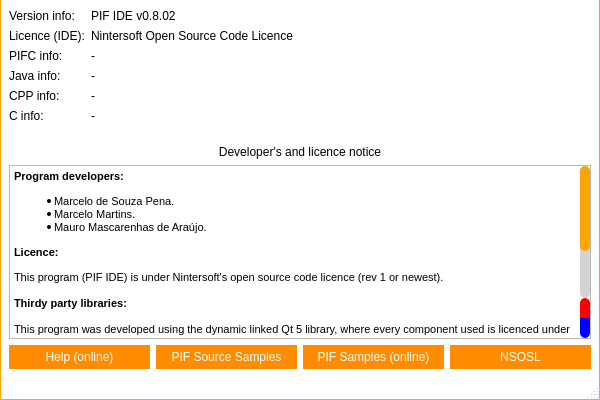
<?xml version="1.0" encoding="UTF-8"?>
<ui version="4.0">
 <class>AboutWindow</class>
 <widget class="QMainWindow" name="AboutWindow">
  <property name="geometry">
   <rect>
    <x>0</x>
    <y>0</y>
    <width>600</width>
    <height>400</height>
   </rect>
  </property>
  <property name="minimumSize">
   <size>
    <width>600</width>
    <height>400</height>
   </size>
  </property>
  <property name="maximumSize">
   <size>
    <width>600</width>
    <height>400</height>
   </size>
  </property>
  <property name="windowTitle">
   <string>About | PIF IDE</string>
  </property>
  <property name="styleSheet">
   <string notr="true">QWidget#titleBar{
	background-color: #FFF;
	border-top: 1px solid orange;
	border-left: 1px solid orange;
	border-right: 1px solid orange;
	color: #000;
}

QWidget#centralWidget, QStatusBar{
	background-color: #FFF;
	border-left: 1px solid orange;
	border-right: 1px solid orange;
}

QStatusBar{
	border-bottom: 1px solid orange;
}

/*QTabWidget::pane {
    border-top: 1px solid orange;
}*/

QSlider::handle:horizontal {
    background: orange;
}

/* Vertical and horizontal line customization */

QFrame[frameShape=&quot;4&quot;]
{
    color: orange;
}

QFrame[frameShape=&quot;5&quot;]
{
    color: orange;
}

/* QTabWidget elements customization */

QTabWidget::pane {
/*	border-top: 1px solid orange;*/
	background: white;
}

QTabWidget::tab-bar {
    left: 5px;
}

QTabBar::tab {
	background: white;
    min-width: 120px;
    min-height: 20px;
    padding: 2px;
	border-top-left-radius: 5px;
	border-top-right-radius: 5px;
	margin-top: 6px;
}

QTabBar::tab:selected, QTabBar::tab:hover {
	background: white;
	border-top: 1px solid orange;
	border-right: 1px solid orange;
	border-left: 1px solid orange;
}

QTabBar::tab:selected {
	background: white;
	border-top: 2px solid orange;
	border-right: 2px solid orange;
	border-left: 2px solid orange;
}

QTabBar::tab:!selected {
    margin-bottom: 3px;
}

QTabBar QToolButton{
	background-color: white;
	border: none;
	color: black;
}

QTabBar QToolButton::hover{
	background-color: darkorange;
}

QTabBar QToolButton::pressed{
	background-color: orange;
}

QTabBar QToolButton::!enabled{
	background-color: orange;
}

QWidget#tabInfo, QWidget#tabInfoLayout, QWidget#tabGeneral, QWidget#tabGeneralLayout, QWidget#tabFileLayout, QWidget#tabBackupLayout, QWidget#tabBackup, QWidget#tabHelpLayout, QWidget#screenManagerLayout{
	background: white;
}

QLineEdit{
	border: 1px solid orange;
	min-height: 20px;
}

QPlainTextEdit{
	border: 1px solid orange;
	min-height: 40px;
}

QPushButton{
	background-color: darkorange;
	border: 5px solid darkorange;
	color: white;
}

QPushButton::hover{
	background-color: orange;
	border: 5px solid orange;
}

QPushButton::pressed{
	background-color: darkorange;
	border: 5px solid darkorange;
}

QPushButton::!enabled{
	background-color: orange;
	border: 5px solid orange;
}

/*
	QScroll Area
*/

QScrollArea{
	border: none;
}

QScrollArea#scrollManager{
	border: 1px solid orange;
	border-radius: 5px;
}

/* QScrollBar Horizontal*/

QScrollBar:horizontal {
    background: lightgray;
    height: 10px;
    margin: 0px 40px 0 0px;
	border-radius: 5px;
}

QScrollBar::handle:horizontal {
    background: orange;
	border-radius: 5px;
    min-width: 20px;
}

QScrollBar::add-line:horizontal {
    background: blue;
    width: 20px;
    subcontrol-position: right;
    subcontrol-origin: margin;
	border-top-right-radius: 5px;
	border-bottom-right-radius: 5px;
}

QScrollBar::sub-line:horizontal {
    background: red;
    width: 20px;
    subcontrol-position: top right;
    subcontrol-origin: margin;
    position: absolute;
    right: 20px;
	border-top-left-radius: 5px;
	border-bottom-left-radius: 5px;
}

QScrollBar::sub-line:horizontal:hover {
    background: darkred;
}

QScrollBar::sub-line:horizontal:pressed {
    background: red;
}

QScrollBar::add-line:horizontal:hover {
    background: darkblue;
}

QScrollBar::add-line:horizontal:pressed {
    background: blue;
}

QScrollBar:left-arrow:horizontal{
	image: url(:/images/scrollbar/slide_left.PNG);
    width: 10px;
    height: 10px;
}

QScrollBar::right-arrow:horizontal {
	image: url(:/images/scrollbar/slide_right.PNG);
    width: 10px;
    height: 10px;
}

QScrollBar::add-page:horizontal, QScrollBar::sub-page:horizontal {
    background: none;
}

/* QScrollBar Vertical*/

QScrollBar:vertical {
    background: lightgray;
    width: 10px;
    margin: 0px 0px 40px 0px;
	border-radius: 5px;
}

QScrollBar::handle:vertical {
    background: orange;
	border-radius: 5px;
    min-width: 20px;
}

QScrollBar::add-line:vertical {
    background: blue;
    height: 20px;
    subcontrol-position: bottom;
    subcontrol-origin: margin;
	border-bottom-right-radius: 5px;
	border-bottom-left-radius: 5px;
}

QScrollBar::sub-line:vertical {
    background: red;
    height: 20px;
    subcontrol-position: bottom right;
    subcontrol-origin: margin;
    position: absolute;
    bottom: 20px;
	border-top-right-radius: 5px;
	border-top-left-radius: 5px;
}

QScrollBar::sub-line:vertical:hover {
    background: darkred;
}

QScrollBar::sub-line:vertical:pressed {
    background: red;
}

QScrollBar::add-line:vertical:hover {
    background: darkblue;
}

QScrollBar::add-line:vertical:pressed {
    background: blue;
}

QScrollBar:up-arrow:vertical{
	image: url(:/images/scrollbar/slide_up.PNG);
	width: 10px;
    height: 10px;
}

 QScrollBar::down-arrow:vertical{
	image: url(:/images/scrollbar/slide_down.PNG);
	width: 10px;
    height: 10px;
}

QScrollBar::add-page:vertical, QScrollBar::sub-page:vertical {
    background: none;
}

/*QComboBox*/

QComboBox, QFontComboBox {
    border: 1px solid orange;
	background: white;
    border-radius: 3px;
    padding: 1px 18px 1px 3px;
    min-width: 6em;
}

QComboBox:editable {
    background: white;
}

QComboBox:!editable, QComboBox::drop-down:editable {
	background: white;
}

QComboBox:!editable:on, QComboBox::drop-down:editable:on {
    background: white;
}

QComboBox:on {
    padding-top: 3px;
    padding-left: 4px;
}

QComboBox::drop-down {
    subcontrol-origin: padding;
    subcontrol-position: top right;
    width: 15px;

    border-left-width: 1px;
    border-left-color: orange;
    border-left-style: solid;
    border-top-right-radius: 3px;
    border-bottom-right-radius: 3px;
}

QComboBox::drop-down:hover {
    background: orange;
}

QComboBox::down-arrow {
    image: url(&quot;:/images/buttons/Down_Arrow.PNG&quot;);
	width: 10px;
	height: 10px;
}

QComboBox::down-arrow:on {
    top: 1px;
    left: 1px;
}

QComboBox QAbstractItemView {
    border: 1px solid orange;
    selection-background-color: orange;
    border-top-right-radius: 3px;
    border-bottom-right-radius: 3px;
}

QComboBox QAbstractItemView:hover {
	color: orange;
}

/*
 * QToolButton
 */

QToolButton {
	background: transparent;
	border: 1px solid transparent;
	color: black;
}

QToolButton::hover {
	background: darkorange;
	border: 1px solid darkorange;
	color: white;
}

QToolButton::pressed {
	background: orange;
	border: 1px solid orange;
	color: white;
}

/* QSpinBox  QDateEdit*/

QSpinBox, QDoubleSpinBox, QDateEdit, QDateTimeEdit {
	border: 1px solid orange;
	background: white;
    padding-right: 15px; /* make room for the arrows */
	border-radius: 5px;
}

QSpinBox::up-button:disabled,  QSpinBox::up-button:off,
QSpinBox::down-button:disabled,  QSpinBox::down-button:off,
QDoubleSpinBox::up-button:disabled,  QDoubleSpinBox::up-button:off,
QDoubleSpinBox::down-button:disabled,  QDoubleSpinBox::down-button:off,
QDateEdit::up-button:disabled,  QDateEdit::up-button:off,
QDateEdit::down-button:disabled,  QDateEdit::down-button:off,
QDateTimeEdit::up-button:disabled,  QDateTimeEdit::up-button:off,
QDateTimeEdit::down-button:disabled,  QDateTimeEdit::down-button:off{
	background: orange;
}

QSpinBox::up-button, QDoubleSpinBox::up-button, QDateEdit::up-button, QDateTimeEdit::up-button {
    subcontrol-origin: border;
    subcontrol-position: top right;

    width: 16px;
	border: 1px solid orange;
	border-top-right-radius: 5px;
}

QSpinBox::up-button:hover, QDoubleSpinBox::up-button:hover, QDateEdit::up-button:hover, QDateTimeEdit::up-button:hover {
	background: darkorange;
}

QSpinBox::up-button:pressed, QDoubleSpinBox::up-button:pressed, QDateEdit::up-button:pressed, QDateTimeEdit::up-button:pressed {
	background: orange;
}

QSpinBox::up-arrow, QDoubleSpinBox::up-arrow, QDateEdit::up-arrow, QDateTimeEdit::up-arrow {
    border-image: url(:/images/buttons/Up_Arrow.PNG) 1;
    width: 7px;
    height: 7px;
}

QSpinBox::up-arrow:disabled,
QSpinBox::up-arrow:off,
QDoubleSpinBox::up-arrow:disabled,
QDoubleSpinBox::up-arrow:off,
QDateEdit::up-arrow:disabled,
QDateEdit::up-arrow:off,
QDateTimeEdit::up-arrow:disabled,
QDateTimeEdit::up-arrow:off {
   background: transparent;
}

QSpinBox::down-button,
QDoubleSpinBox::down-button,
QDateEdit::down-button,
QDateTimeEdit::down-button {
    subcontrol-origin: border;
    subcontrol-position: bottom right;

    width: 16px;
	border: 1px solid orange;
	border-bottom-right-radius: 5px;
}

QSpinBox::down-button:hover,
QDoubleSpinBox::down-button:hover,
QDateEdit::down-button:hover,
QDateTimeEdit::down-button:hover {
	background: darkorange;
}

QSpinBox::down-button:pressed,
QDoubleSpinBox::down-button:pressed,
QDateEdit::down-button:pressed,
QDateTimeEdit::down-button:pressed {
	background: orange;
}

QSpinBox::down-arrow,
QDoubleSpinBox::down-arrow,
QDateEdit::down-arrow,
QDateTimeEdit::down-arrow {
    border-image: url(:/images/buttons/Down_Arrow.PNG) 1;
    width: 7px;
    height: 7px;
}

QSpinBox::down-arrow:disabled,
QSpinBox::down-arrow:off,
QDoubleSpinBox::down-arrow:disabled,
QDoubleSpinBox::down-arrow:off,
QDateEdit::down-arrow:disabled,
QDateEdit::down-arrow:off,
QDateTimeEdit::down-arrow:disabled,
QDateTimeEdit::down-arrow:off {
   background: transparent;
}

/*QCheckBox*/

QCheckBox {
    spacing: 5px;
}

QCheckBox::indicator {
    width: 13px;
    height: 13px;
}

QCheckBox::indicator:unchecked {
    border: 1px solid orange;
}

QCheckBox::indicator:unchecked:hover {
    border: 2px solid darkorange;
}

QCheckBox::indicator:unchecked:pressed {
    border: 2px solid orange;
}

QCheckBox::indicator:checked {
    border: 1px solid orange;
	image: url(:/images/buttons/Close.PNG);
}

QCheckBox::indicator:checked:hover {
    border: 2px solid darkorange;
	image: url(:/images/buttons/Close.PNG);
}

QCheckBox::indicator:checked:pressed {
    border: 2px solid orange;
	image: url(:/images/buttons/Close.PNG);
}

QCheckBox::indicator:indeterminate:hover {
    border: 2px solid darkorange;
}

QCheckBox::indicator:indeterminate:pressed {
    border: 2px solid orange;
}

/*
 * QTableWidget
 */

QTableWidget{
	border: 1px solid orange;
}

/*
 * QGroupBox
 */

QGroupBox {
    border: 1px solid orange;
    border-radius: 2px;
    margin-top: 10px;
    padding-top: 10px;
}

QGroupBox::title {
    subcontrol-origin: margin;
    subcontrol-position: top middle; /* position at the top center */
    padding: 5px;
    background-color: white;
	border: 1px solid orange;
	border-radius: 2px;
}

/*
 * QListWidget
 */

QListWidget {
    border: 1px solid orange;
}</string>
  </property>
  <widget class="QWidget" name="centralWidget">
   <layout class="QFormLayout" name="formLayout">
    <property name="rowWrapPolicy">
     <enum>QFormLayout::DontWrapRows</enum>
    </property>
    <item row="0" column="0">
     <widget class="QLabel" name="label">
      <property name="text">
       <string>Version info:</string>
      </property>
     </widget>
    </item>
    <item row="0" column="1">
     <widget class="QLabel" name="label_2">
      <property name="text">
       <string>PIF IDE v0.8.02</string>
      </property>
     </widget>
    </item>
    <item row="1" column="0">
     <widget class="QLabel" name="label_3">
      <property name="text">
       <string>Licence (IDE):</string>
      </property>
     </widget>
    </item>
    <item row="1" column="1">
     <widget class="QLabel" name="label_4">
      <property name="text">
       <string>Nintersoft Open Source Code Licence</string>
      </property>
     </widget>
    </item>
    <item row="12" column="0" colspan="2">
     <layout class="QVBoxLayout" name="verticalLayout">
      <item>
       <widget class="QLabel" name="label_9">
        <property name="text">
         <string>Developer's and licence notice</string>
        </property>
        <property name="alignment">
         <set>Qt::AlignCenter</set>
        </property>
       </widget>
      </item>
      <item>
       <widget class="QTextBrowser" name="textBrowser">
        <property name="html">
         <string>&lt;!DOCTYPE HTML PUBLIC &quot;-//W3C//DTD HTML 4.0//EN&quot; &quot;http://www.w3.org/TR/REC-html40/strict.dtd&quot;&gt;
&lt;html&gt;&lt;head&gt;&lt;meta name=&quot;qrichtext&quot; content=&quot;1&quot; /&gt;&lt;style type=&quot;text/css&quot;&gt;
p, li { white-space: pre-wrap; }
&lt;/style&gt;&lt;/head&gt;&lt;body style=&quot; font-family:'Sans Serif'; font-size:9pt; font-weight:400; font-style:normal;&quot;&gt;
&lt;p style=&quot; margin-top:0px; margin-bottom:0px; margin-left:0px; margin-right:0px; -qt-block-indent:0; text-indent:0px;&quot;&gt;&lt;span style=&quot; font-family:'MS Shell Dlg 2'; font-size:8.25pt; font-weight:600;&quot;&gt;Program developers:&lt;/span&gt;&lt;/p&gt;
&lt;ul style=&quot;margin-top: 0px; margin-bottom: 0px; margin-left: 0px; margin-right: 0px; -qt-list-indent: 1;&quot;&gt;&lt;li style=&quot; font-family:'MS Shell Dlg 2'; font-size:8pt;&quot; style=&quot; margin-top:12px; margin-bottom:0px; margin-left:0px; margin-right:0px; -qt-block-indent:0; text-indent:0px;&quot;&gt;Marcelo de Souza Pena.&lt;/li&gt;
&lt;li style=&quot; font-family:'MS Shell Dlg 2'; font-size:8pt;&quot; style=&quot; margin-top:0px; margin-bottom:0px; margin-left:0px; margin-right:0px; -qt-block-indent:0; text-indent:0px;&quot;&gt;Marcelo Martins.&lt;/li&gt;
&lt;li style=&quot; font-family:'MS Shell Dlg 2'; font-size:8pt;&quot; style=&quot; margin-top:0px; margin-bottom:12px; margin-left:0px; margin-right:0px; -qt-block-indent:0; text-indent:0px;&quot;&gt;Mauro Mascarenhas de Araújo.&lt;/li&gt;&lt;/ul&gt;
&lt;p style=&quot; margin-top:0px; margin-bottom:12px; margin-left:0px; margin-right:0px; -qt-block-indent:0; text-indent:0px;&quot;&gt;&lt;span style=&quot; font-family:'MS Shell Dlg 2'; font-size:8pt; font-weight:600;&quot;&gt;Licence:&lt;/span&gt;&lt;/p&gt;
&lt;p style=&quot; margin-top:0px; margin-bottom:0px; margin-left:0px; margin-right:0px; -qt-block-indent:0; text-indent:0px;&quot;&gt;&lt;span style=&quot; font-family:'MS Shell Dlg 2'; font-size:8.25pt;&quot;&gt;This program (PIF IDE) is under Nintersoft's open source code licence (rev 1 or newest).&lt;/span&gt;&lt;/p&gt;
&lt;p style=&quot;-qt-paragraph-type:empty; margin-top:0px; margin-bottom:0px; margin-left:0px; margin-right:0px; -qt-block-indent:0; text-indent:0px; font-family:'MS Shell Dlg 2'; font-size:8.25pt;&quot;&gt;&lt;br /&gt;&lt;/p&gt;
&lt;p style=&quot; margin-top:0px; margin-bottom:0px; margin-left:0px; margin-right:0px; -qt-block-indent:0; text-indent:0px;&quot;&gt;&lt;span style=&quot; font-family:'MS Shell Dlg 2'; font-size:8.25pt; font-weight:600;&quot;&gt;Thirdy party libraries:&lt;/span&gt;&lt;/p&gt;
&lt;p style=&quot;-qt-paragraph-type:empty; margin-top:0px; margin-bottom:0px; margin-left:0px; margin-right:0px; -qt-block-indent:0; text-indent:0px; font-family:'MS Shell Dlg 2'; font-size:8.25pt;&quot;&gt;&lt;br /&gt;&lt;/p&gt;
&lt;p style=&quot; margin-top:0px; margin-bottom:0px; margin-left:0px; margin-right:0px; -qt-block-indent:0; text-indent:0px;&quot;&gt;&lt;span style=&quot; font-family:'MS Shell Dlg 2'; font-size:8.25pt;&quot;&gt;This program was developed using the dynamic linked Qt 5 library, where every component used is licenced under the LGPLv3 Open Source Licence terms.&lt;/span&gt;&lt;/p&gt;
&lt;p style=&quot;-qt-paragraph-type:empty; margin-top:0px; margin-bottom:0px; margin-left:0px; margin-right:0px; -qt-block-indent:0; text-indent:0px; font-family:'MS Shell Dlg 2'; font-size:8.25pt;&quot;&gt;&lt;br /&gt;&lt;/p&gt;
&lt;p style=&quot; margin-top:0px; margin-bottom:0px; margin-left:0px; margin-right:0px; -qt-block-indent:0; text-indent:0px;&quot;&gt;&lt;span style=&quot; font-family:'MS Shell Dlg 2'; font-size:8.25pt;&quot;&gt;This program also uses PIF compiler, which is also licenced under the terms of LGPLv3 Open Source Licence.&lt;/span&gt;&lt;/p&gt;
&lt;p style=&quot;-qt-paragraph-type:empty; margin-top:0px; margin-bottom:0px; margin-left:0px; margin-right:0px; -qt-block-indent:0; text-indent:0px; font-family:'MS Shell Dlg 2'; font-size:8.25pt;&quot;&gt;&lt;br /&gt;&lt;/p&gt;
&lt;p align=&quot;center&quot; style=&quot; margin-top:0px; margin-bottom:0px; margin-left:0px; margin-right:0px; -qt-block-indent:0; text-indent:0px;&quot;&gt;&lt;span style=&quot; font-family:'MS Shell Dlg 2'; font-size:8.25pt;&quot;&gt;----&lt;/span&gt;&lt;/p&gt;
&lt;p align=&quot;center&quot; style=&quot;-qt-paragraph-type:empty; margin-top:0px; margin-bottom:0px; margin-left:0px; margin-right:0px; -qt-block-indent:0; text-indent:0px; font-family:'MS Shell Dlg 2'; font-size:8.25pt;&quot;&gt;&lt;br /&gt;&lt;/p&gt;
&lt;p align=&quot;center&quot; style=&quot; margin-top:0px; margin-bottom:0px; margin-left:0px; margin-right:0px; -qt-block-indent:0; text-indent:0px;&quot;&gt;&lt;span style=&quot; font-family:'MS Shell Dlg 2'; font-size:8pt;&quot;&gt;Copyright © PIF Project - 2019 | All rights reserved&lt;/span&gt;&lt;/p&gt;&lt;/body&gt;&lt;/html&gt;</string>
        </property>
       </widget>
      </item>
     </layout>
    </item>
    <item row="2" column="0">
     <widget class="QLabel" name="label_5">
      <property name="text">
       <string>PIFC info:</string>
      </property>
     </widget>
    </item>
    <item row="2" column="1">
     <widget class="QLabel" name="lblInfoPifc">
      <property name="text">
       <string>-</string>
      </property>
     </widget>
    </item>
    <item row="3" column="0">
     <widget class="QLabel" name="label_10">
      <property name="text">
       <string>Java info:</string>
      </property>
     </widget>
    </item>
    <item row="3" column="1">
     <widget class="QLabel" name="lblInfoJava">
      <property name="text">
       <string>-</string>
      </property>
      <property name="wordWrap">
       <bool>true</bool>
      </property>
     </widget>
    </item>
    <item row="4" column="1">
     <widget class="QLabel" name="lblInfoCpp">
      <property name="text">
       <string>-</string>
      </property>
     </widget>
    </item>
    <item row="4" column="0">
     <widget class="QLabel" name="label_7">
      <property name="text">
       <string>CPP info:</string>
      </property>
     </widget>
    </item>
    <item row="5" column="0">
     <widget class="QLabel" name="label_11">
      <property name="text">
       <string>C info:</string>
      </property>
     </widget>
    </item>
    <item row="5" column="1">
     <widget class="QLabel" name="lblInfoC">
      <property name="text">
       <string>-</string>
      </property>
     </widget>
    </item>
    <item row="8" column="0" colspan="2">
     <spacer name="verticalSpacer">
      <property name="orientation">
       <enum>Qt::Vertical</enum>
      </property>
      <property name="sizeType">
       <enum>QSizePolicy::Fixed</enum>
      </property>
      <property name="sizeHint" stdset="0">
       <size>
        <width>20</width>
        <height>10</height>
       </size>
      </property>
     </spacer>
    </item>
    <item row="13" column="0" colspan="2">
     <layout class="QHBoxLayout" name="horizontalLayout">
      <item>
       <widget class="QPushButton" name="btOHelp">
        <property name="text">
         <string>Help (online)</string>
        </property>
       </widget>
      </item>
      <item>
       <widget class="QPushButton" name="btSamples">
        <property name="text">
         <string>PIF Source Samples</string>
        </property>
       </widget>
      </item>
      <item>
       <widget class="QPushButton" name="btOSamples">
        <property name="text">
         <string>PIF Samples (online)</string>
        </property>
       </widget>
      </item>
      <item>
       <widget class="QPushButton" name="btNSOSL">
        <property name="text">
         <string>NSOSL</string>
        </property>
       </widget>
      </item>
     </layout>
    </item>
   </layout>
  </widget>
  <widget class="QStatusBar" name="statusBar"/>
 </widget>
 <resources/>
 <connections/>
</ui>
